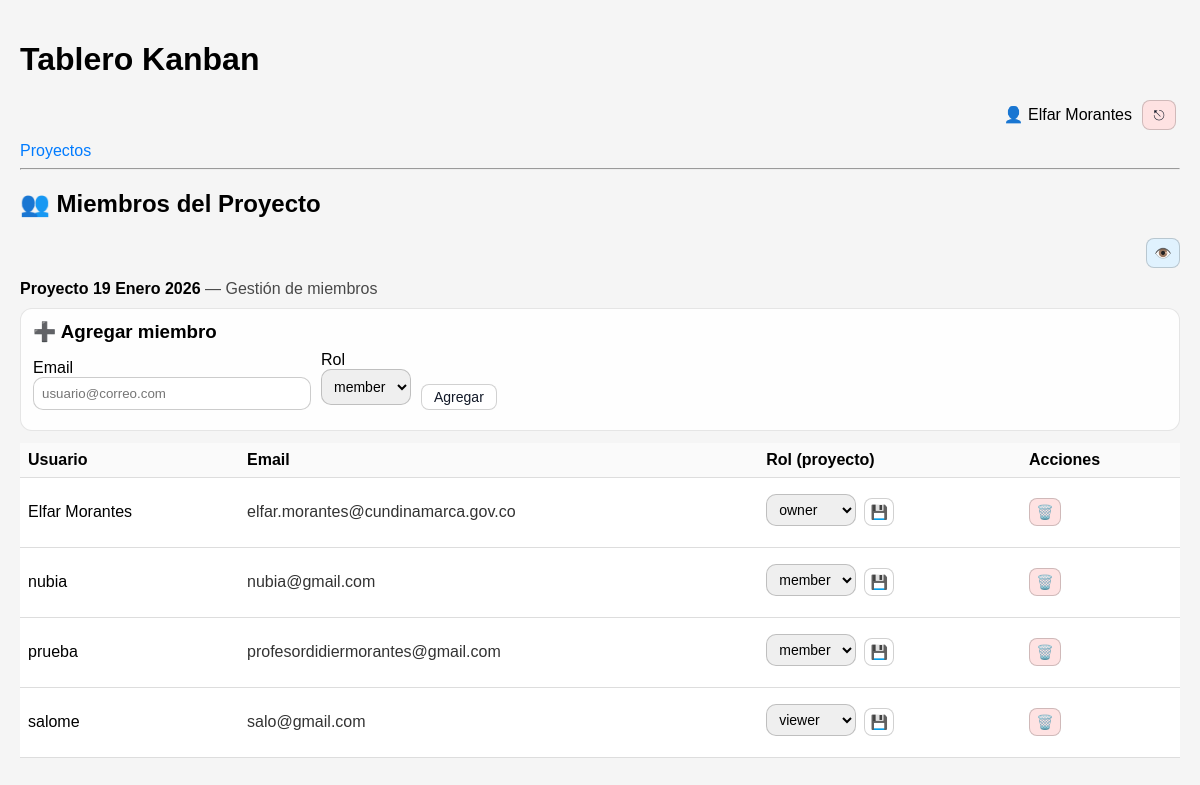
Page /?controller=projects&action=members&id=14 (signed in) on the committed database.
### tables this page shows
CREATE TABLE `users` (
  `id` int(11) NOT NULL,
  `name` varchar(120) NOT NULL,
  `email` varchar(190) NOT NULL,
  `password_hash` varchar(255) NOT NULL,
  `role` enum('owner','admin','member','viewer') NOT NULL DEFAULT 'member',
  `created_at` datetime NOT NULL DEFAULT current_timestamp()
);

CREATE TABLE `projects` (
  `id` int(11) NOT NULL,
  `created_by` int(11) DEFAULT NULL,
  `name` varchar(255) NOT NULL,
  `responsible` varchar(120) DEFAULT NULL,
  `responsible_user_id` int(11) DEFAULT NULL,
  `description` text DEFAULT NULL,
  `created_at` datetime NOT NULL DEFAULT current_timestamp()
);

CREATE TABLE `project_members` (
  `project_id` int(11) NOT NULL,
  `user_id` int(11) NOT NULL,
  `role` enum('owner','admin','member','viewer') NOT NULL DEFAULT 'member',
  `created_at` datetime NOT NULL DEFAULT current_timestamp()
);

### core/BaseController.php (called while the page is built, shortened)
<?php
abstract class BaseController
{
    protected function render(string $view, array $params = []): void
    {
        extract($params);
        $viewFile = __DIR__ . '/../app/views/' . $view . '.php';
        include __DIR__ . '/../app/views/layout.php';
    }
}

### app/controllers/ProjectsController.php (called while the page is built, shortened)
<?php
require_once __DIR__ . '/../../core/BaseController.php';
require_once __DIR__ . '/../models/Project.php';
require_once __DIR__ . '/../../core/Auth.php';
require_once __DIR__ . '/../models/ProjectMember.php';
require_once __DIR__ . '/../models/User.php';
class ProjectsController extends BaseController
{
    public function members(): void
    {
        $projectId = (int)($_GET['id'] ?? 0);
        $project = Project::find($projectId);
        $members = ProjectMember::usersForProject($projectId);
        $myRole = ProjectMember::roleFor($projectId, Auth::userId());
        $this->render('projects/members', [
            'project' => $project,
            'members' => $members,
            'myRole'  => $myRole,
            'error'   => $_GET['error'] ?? '',
            'ok'      => $_GET['ok'] ?? ''
        ]);
    }
}

### public/index.php (called while the page is built, shortened)
<?php
$actionName     = $_GET['action'] ?? 'index';
$controller = new $controllerClass();
try {
    $controller->$actionName();
} catch (Exception $e) {
    echo "<h1>Error</h1>";
    echo "<p>" . htmlspecialchars($e->getMessage()) . "</p>";
}

### core/Auth.php (called while the page is built, shortened)
<?php
class Auth
{
    public static function userId(): ?int
    {
        return isset($_SESSION['user_id']) ? (int)$_SESSION['user_id'] : null;
    }
    public static function check(): bool
    {
        return self::userId() !== null;
    }
}

### config/db.php (called while the page is built)
<?php
class Database
{
    private static ?\PDO $connection = null;
    public static function getConnection(): \PDO
    {
        if (self::$connection === null) {
            $host = 'localhost';
            $db   = 'kanban_db';
            $user = 'root';
            $pass = '';
            $dsn  = "mysql:host=$host;dbname=$db;charset=utf8mb4";
            self::$connection = new PDO($dsn, $user, $pass, [
                PDO::ATTR_ERRMODE            => PDO::ERRMODE_EXCEPTION,
                PDO::ATTR_DEFAULT_FETCH_MODE => PDO::FETCH_ASSOC
            ]);
            self::$connection->exec("SET time_zone = '-05:00'");
        }
        return self::$connection;
    }
}

### app/models/User.php (called while the page is built, shortened)
<?php
require_once __DIR__ . '/../../config/db.php';
class User
{
    private static function db(): PDO { return Database::getConnection(); }
    public static function find(int $id): ?array
    {
        $stmt = self::db()->prepare("SELECT id,name,email,role FROM users WHERE id=? LIMIT 1");
        $stmt->execute([$id]);
        $u = $stmt->fetch();
        return $u ?: null;
    }
}

### app/models/Project.php (called while the page is built, shortened)
<?php
class Project extends Model
{
    public static function find(int $id): ?array
    {
        $db = self::db();
        $stmt = $db->prepare("SELECT * FROM projects WHERE id = :id");
        $stmt->execute(['id' => $id]);
        $project = $stmt->fetch();
        return $project ?: null;
    }
}

### app/models/ProjectMember.php (called while the page is built, shortened)
<?php
require_once __DIR__ . '/../../config/db.php';
class ProjectMember
{
    private static function db(): PDO { return Database::getConnection(); }
    public static function roleFor(int $projectId, int $userId): ?string
    {
        $stmt = self::db()->prepare("SELECT role FROM project_members WHERE project_id=? AND user_id=? LIMIT 1");
        $stmt->execute([$projectId, $userId]);
        $row = $stmt->fetch();
        return $row ? $row['role'] : null;
    }
    public static function usersForProject(int $projectId): array
    {
        $db = self::db();
        $stmt = $db->prepare("
            SELECT u.id, u.name, u.email, pm.role
            FROM project_members pm
            JOIN users u ON u.id = pm.user_id
            WHERE pm.project_id = ?
            ORDER BY FIELD(pm.role,'owner','admin','member','viewer'), u.name
        ");
        $stmt->execute([$projectId]);
        return $stmt->fetchAll();
    }
}

### app/views/projects/members.php (the view, shortened to what this page needs)
<h2>👥 Miembros del Proyecto</h2>
<div style="margin-top:12px;" class="project-actions">
  <a class="btn-action view tip"
     data-tip="Volver al tablero"
     href="<?= BASE_URL ?>?controller=projects&action=show&id=<?= (int)$project['id'] ?>">👁️</a>
</div>
<div style="margin-bottom:10px;">
  <strong><?= htmlspecialchars($project['name'] ?? 'Proyecto') ?></strong>
  <span style="opacity:.7;">— Gestión de miembros</span>
</div>
<?php
  $canManage = in_array($myRole, ['owner','admin'], true);
?>
<?php if ($canManage): ?>
  <div style="padding:12px;border-radius:12px;border:1px solid rgba(0,0,0,.1);background:rgba(255,255,255,.9);margin-bottom:12px;">
    <h3 style="margin:0 0 8px 0;">➕ Agregar miembro</h3>
    <form method="POST" action="<?= BASE_URL ?>?controller=projects&action=addMember" style="display:flex;gap:10px;flex-wrap:wrap;align-items:end;">
      <div>
        <label>Email</label><br>
        <input name="email" type="email" required placeholder="usuario@correo.com"
               style="padding:8px;border-radius:10px;border:1px solid rgba(0,0,0,.2);min-width:260px;">
      </div>
      <div>
        <label>Rol</label><br>
        <select name="role" style="padding:8px;border-radius:10px;border:1px solid rgba(0,0,0,.2);">
          <option value="member">member</option>
        </select>
      </div>
      <button class="btn-icon" style="width:auto;padding:8px 12px;">Agregar</button>
    </form>
  </div>
<?php endif; ?>
<table style="width:100%;border-collapse:collapse;">
  <thead>
    <tr style="text-align:left;border-bottom:1px solid rgba(0,0,0,.12);">
      <th style="padding:8px;">Usuario</th>
      <th style="padding:8px;">Email</th>
      <th style="padding:8px;">Rol (proyecto)</th>
      <th style="padding:8px;">Acciones</th>
    </tr>
  </thead>
  <tbody>
    <?php foreach ($members as $m): ?>
      <tr style="border-bottom:1px solid rgba(0,0,0,.06);">
        <td style="padding:8px;"><?= htmlspecialchars($m['name']) ?></td>
        <td style="padding:8px;opacity:.8;"><?= htmlspecialchars($m['email']) ?></td>
        <td style="padding:8px;">
          <?php if ($canManage): ?>
            <form method="POST" action="<?= BASE_URL ?>?controller=projects&action=updateMemberRole" style="display:inline-flex;gap:8px;align-items:center;">
              <select name="role" style="padding:6px 8px;border-radius:10px;border:1px solid rgba(0,0,0,.2);">
                <?php foreach (['owner','admin','member','viewer'] as $r): ?>
                  <option value="<?= $r ?>" <?= ($m['role'] === $r) ? 'selected' : '' ?>><?= $r ?></option>
                <?php endforeach; ?>
              </select>
              <button class="btn-icon tip" data-tip="Guardar rol" style="width:30px;height:28px;">💾</button>
            </form>
          <?php else: ?>
            <span><?= htmlspecialchars($m['role']) ?></span>
          <?php endif; ?>
        </td>
        <td style="padding:8px;">
          <?php if ($canManage): ?>
            <form method="POST" action="<?= BASE_URL ?>?controller=projects&action=removeMember" style="display:inline;">
              <button class="btn-action del tip"
                      data-tip="Eliminar miembro"
                      onclick="return confirm('¿Eliminar este miembro del proyecto?');">🗑️</button>
            </form>
          <?php else: ?>
            <span style="opacity:.6;">—</span>
          <?php endif; ?>
        </td>
      </tr>
    <?php endforeach; ?>
  </tbody>
</table>

### app/views/layout.php (shortened to what this page needs)
<!DOCTYPE html>
<html lang="es">
<head>
</head>
<?php $isAuthPage = (strpos($viewFile, '/auth/login.php') !== false); ?>
<body class="<?= $isAuthPage ? 'auth-body' : '' ?>">
<?php if (!$isAuthPage): ?>
<header>
    <h1>Tablero Kanban</h1>
<nav>
    <?php
    require_once __DIR__ . '/../../core/Auth.php';
    require_once __DIR__ . '/../models/User.php';
    ?>
    <?php if (Auth::check()): ?>
      <?php $u = User::find(Auth::userId()); ?>
      <div style="display:flex;justify-content:flex-end;align-items:center;gap:10px;margin-bottom:12px;">
        <span class="tip" data-tip="<?= htmlspecialchars($u['email'] ?? '') ?>">
          👤 <?= htmlspecialchars($u['name'] ?? 'Usuario') ?>
        </span>
        <a href="<?= BASE_URL ?>?controller=auth&action=logout"
          class="btn-action del tip"
          data-tip="Cerrar sesión">
          ⎋
        </a>
      </div>
    <?php endif; ?>
</nav>
    <nav>
        <a href="<?= BASE_URL ?>?controller=projects&action=index">Proyectos</a>
    </nav>
    <hr>
</header>
<?php endif; ?>
<main class="<?= $isAuthPage ? 'auth-main' : '' ?>">
    <?php include $viewFile; ?>
</main>
</body>
</html>

### app/views/layout.php (style rules this page uses)
body { font-family: Arial, sans-serif; margin: 0; padding: 20px; background: #f5f5f5; }
header { margin-bottom: 20px; }
a { text-decoration: none; color: #007bff; }
table { width: 100%; border-collapse: collapse; background: #fff; }
th, td { padding: 8px; border-bottom: 1px solid #ddd; }
th { background: #fafafa; text-align: left; }
form { margin-top: 8px; margin-bottom: 8px; }
input[type="text"], textarea, select { width: 100%; box-sizing: border-box; padding: 5px; margin-bottom: 5px; border-radius: 4px; border: 1px solid #ccc; font-size: 14px; }
button { padding: 5px 10px; border: none; border-radius: 4px; background: #007bff; color: #fff; cursor: pointer; font-size: 14px; }
.btn-icon { width: 30px; height: 26px; display: inline-flex; align-items: center; justify-content: center; border-radius: 8px; border: 1px solid rgba(0,0,0,0.18); background: rgba(255,255,255,0.9); cursor: pointer; color: #111827 !important; font-size: 14px; line-height: 1; }
.btn-action { width: 32px; height: 28px; display: inline-flex; align-items: center; justify-content: center; border-radius: 8px; border: 1px solid rgba(0,0,0,0.18); background: rgba(255,255,255,0.95); color: #111827; cursor: pointer; font-size: 14px; line-height: 1; margin-right: 4px; }
.btn-action.view { background: #e0f2fe; }
.btn-action.del { background: #fee2e2; }
.tip { position: relative; }
.project-actions { display: flex; align-items: center; gap: 8px; flex-wrap: wrap; margin-bottom: 12px; }
.project-actions a, .project-actions form { margin: 0; }
.project-actions { display:flex; align-items:center; justify-content:flex-end; gap:8px; flex-wrap:wrap; }

### rows in the picture
users: name "Elfar Morantes"
projects: name "Proyecto 19 Enero 2026"
project_members: user.name "Elfar Morantes", user.email "elfar.morantes@cundinamarca.gov.co", role "owner"
project_members: user.name "nubia", user.email "nubia@gmail.com", role "member"
project_members: user.name "prueba", user.email "profesordidiermorantes@gmail.com", role "member"
project_members: user.name "salome", user.email "salo@gmail.com", role "viewer"
